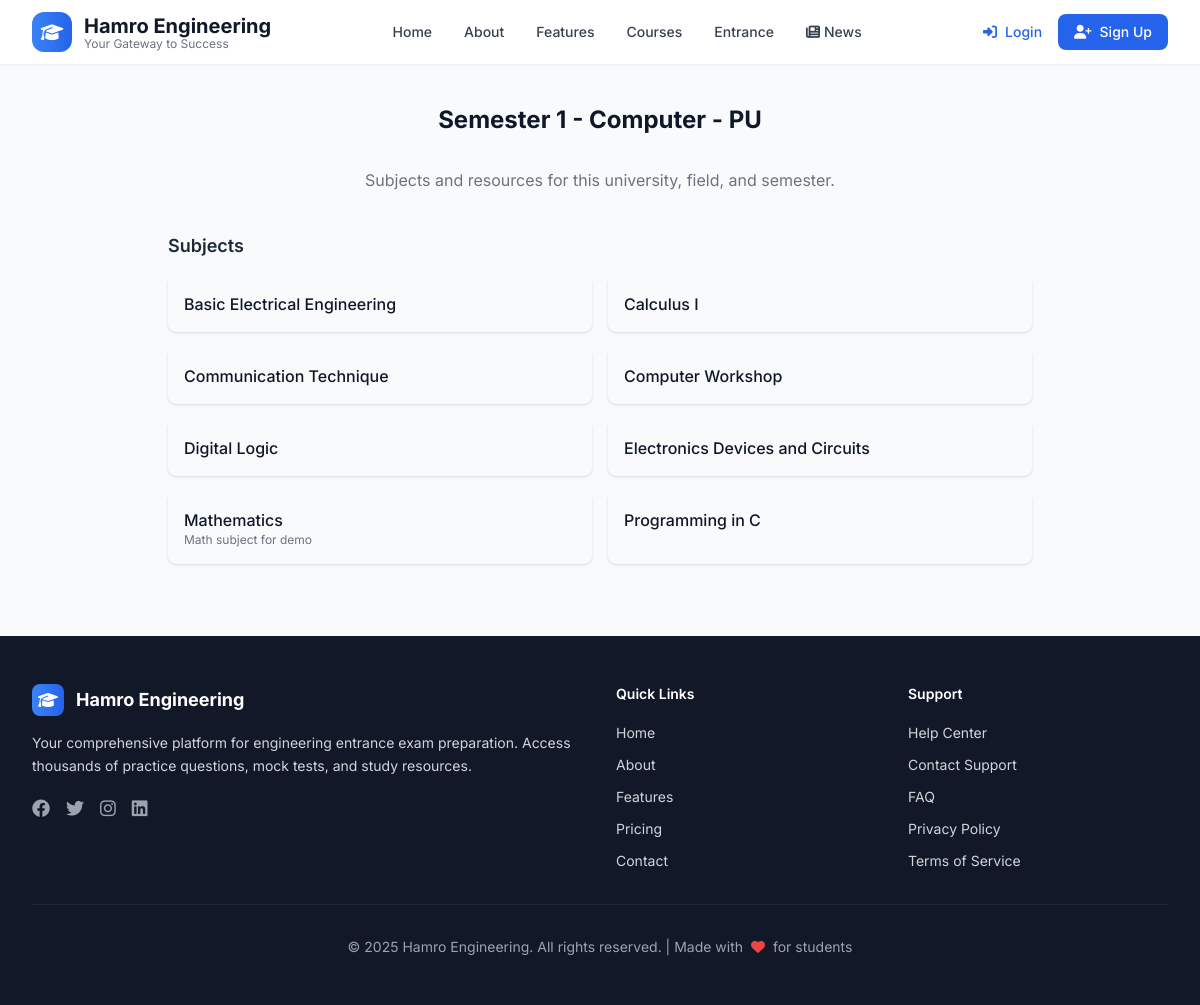
Page /courses/semester/1/field/computer/university/2/ on the committed database.
### resources/models.py (models this page shows, shortened)
class University(models.Model):
	name = models.CharField(max_length=255)
	level = models.CharField(max_length=50, choices=[('bachelors', 'Bachelors'), ('masters', 'Masters')])

### questions/models.py (models this page shows, shortened)
class Subject(models.Model):
    FIELD_CHOICES = [
        ('computer', 'Computer Engineering'),
        ('software', 'Software Engineering'),
        ('it', 'Information Technology'),
    ]
    name = models.CharField(max_length=100, unique=True)
    description = models.TextField()
    semester = models.PositiveSmallIntegerField(choices=[(i, f"{i} Semester") for i in range(1, 9)], default=1)
    field = models.CharField(max_length=20, choices=FIELD_CHOICES, default='computer')
    icon = models.CharField(max_length=50, blank=True, null=True)  # For FontAwesome icons
    is_active = models.BooleanField(default=True)
    created_at = models.DateTimeField(auto_now_add=True)
    updated_at = models.DateTimeField(auto_now=True)
    class Meta:
        ordering = ['name']

### website/views.py (the view, shortened to what this page needs)
# urls.py: path('courses/semester/<int:semester>/field/<str:field>/university/<int:university_id>/', views.university_detail, name='university_detail'),
def university_detail(request, semester, field, university_id):
    from questions.models import Subject
    from resources.models import University, Resource, ResourceCategory
    university = University.objects.get(id=university_id)
    subjects = Subject.objects.filter(semester=semester, field=field, is_active=True)
    selected_subject = None
    notes_resources = syllabus_resources = pastq_resources = []
    subject_id = request.GET.get('subject')
    return render(request, 'courses/university_detail.html', {
        'semester': semester,
        'field': field,
        'university': university,
        'subjects': subjects,
        'selected_subject': selected_subject,
        'notes_resources': notes_resources,
        'syllabus_resources': syllabus_resources,
        'pastq_resources': pastq_resources,
    })

### templates/courses/university_detail.html
{% extends 'base.html' %}
{% block content %}
<div class="max-w-4xl mx-auto py-10 px-4">
    <h2 class="text-2xl font-bold text-center mb-8 text-navy-900">Semester {{ semester }} - {{ field|title }} - {{ university.name }}</h2>
    <p class="text-center text-gray-500 mb-10">Subjects and resources for this university, field, and semester.</p>
    <div class="mb-8">
        <h3 class="text-lg font-semibold mb-4 text-navy-800">Subjects</h3>
        <ul class="grid grid-cols-1 md:grid-cols-2 gap-4">
            {% for subject in subjects %}
            <li class="bg-navy-50 rounded-lg p-4 shadow flex flex-col">
                <a href="{% url 'website:subject_detail' semester field university.id subject.id %}" class="font-medium text-navy-900 hover:underline">{{ subject.name }}</a>
                <span class="text-xs text-gray-500">{{ subject.description }}</span>
            </li>
            {% empty %}
            <li class="text-gray-400 text-sm italic">No subjects found.</li>
            {% endfor %}
        </ul>
    </div>
</div>
{% endblock %}

### templates/base.html (style rules this page uses)
body { font-family: 'Inter', sans-serif; }

### rows in the picture
University: name "PU"
Subject: name "Basic Electrical Engineering"
Subject: name "Calculus I"
Subject: name "Communication Technique"
Subject: name "Computer Workshop"
Subject: name "Digital Logic"
Subject: name "Electronics Devices and Circuits"
Subject: name "Mathematics", description "Math subject for demo"
Subject: name "Programming in C"

### other values in the picture
{{ semester }} "1"
{{ field|title }} "Computer"
